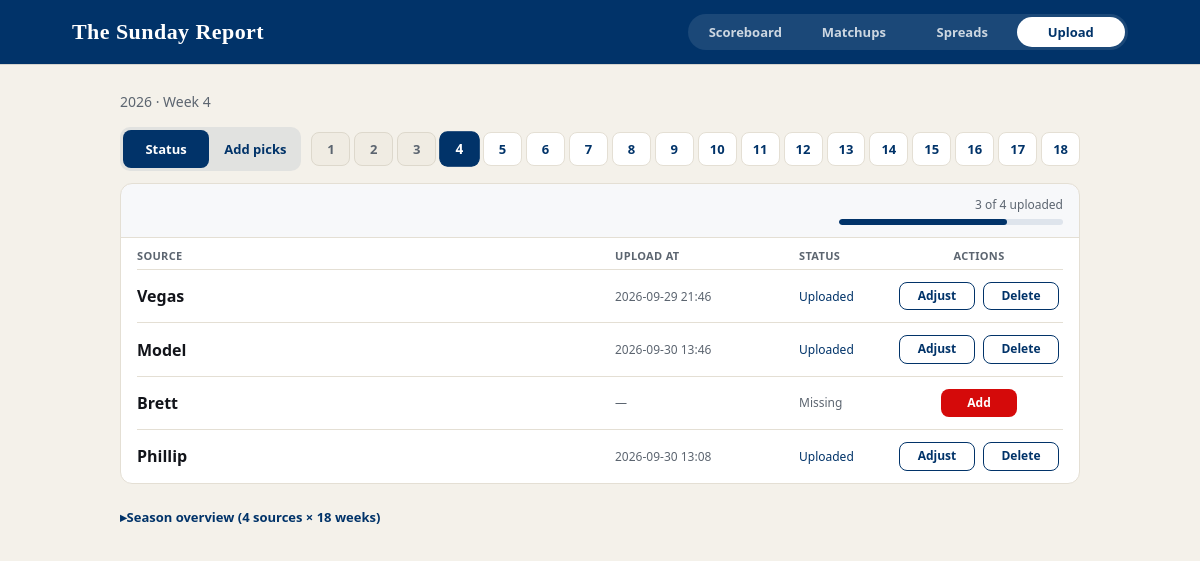
Screenshot of /upload with the database file from the repository.
### app/models.py (models this page shows)
class Base(DeclarativeBase):
    pass

class Pick(Base):
    __tablename__ = "picks"
    id: Mapped[int] = mapped_column(Integer, primary_key=True, autoincrement=True)
    matchup_id: Mapped[str] = mapped_column(
        String, ForeignKey("matchups.id"), nullable=False, index=True
    )
    spread: Mapped[float] = mapped_column(Float, nullable=False)  # home margin (vegas); 0 if decision-only
    decision: Mapped[str | None] = mapped_column(String, nullable=True)  # cover|points (model/user)
    source: Mapped[str] = mapped_column(String, nullable=False)  # vegas|user|model
    bookmaker: Mapped[str | None] = mapped_column(String, nullable=True)  # vegas only
    model_version: Mapped[str | None] = mapped_column(String, nullable=True)
    username: Mapped[str | None] = mapped_column(String, nullable=True)
    created_at: Mapped[datetime] = mapped_column(
        DateTime(timezone=True),
        nullable=False,
        default=lambda: datetime.now(timezone.utc),
    )
    matchup: Mapped[Matchup] = relationship(back_populates="picks")

### app/routers/upload.py (the view)
@router.get("/upload", response_class=HTMLResponse)
def upload_form(
    request: Request,
    conn: DbConn,
    flash: str = "",
    error: str = "",
    week: int | None = None,
    view: str = "status",
    slot: str = "",
    model_version: str = "",
    adjust: int = 0,
):
    return _render_upload(
        request,
        conn,
        flash=flash,
        error=error,
        week=week,
        view=view,
        slot=slot,
        model_version=model_version,
        adjust=adjust,
    )

### app/templates/upload.html (shortened to what this page needs)
{% extends "base.html" %}
{% block body %}
<div class="app-page upload-page">
{% include "partials/upload_panel.html" %}
</div>
{% endblock %}

### app/templates/partials/upload_status.html (shortened to what this page needs)
{% set uploaded_count = slot_rows|selectattr('uploaded')|list|length %}
<div class="status-week-block">
  <div class="status-week-head">
    <div class="status-week-meta">
      <span class="status-week-count">{{ uploaded_count }} of 4 uploaded</span>
      <div class="status-progress" role="progressbar" aria-valuenow="{{ uploaded_count }}" aria-valuemin="0" aria-valuemax="4" aria-label="Week upload progress">
        <span class="status-progress-fill" style="width: {{ (uploaded_count / 4 * 100) | round(1) }}%"></span>
      </div>
    </div>
  </div>
  <div class="slot-checklist-table">
  <div class="slot-checklist-head" aria-hidden="true">
    <span class="slot-col-source">Source</span>
    <span class="slot-col-at">Upload at</span>
    <span class="slot-col-status">Status</span>
    <span class="slot-col-actions">Actions</span>
  </div>
  <ul class="slot-checklist">
    {% for s in slot_rows %}
    <li class="slot-checklist-row{% if s.uploaded %} slot-checklist-done{% endif %}">
      <span class="slot-checklist-name slot-col-source">{{ s.label }}</span>
      <span class="slot-checklist-at slot-col-at mono">{% if s.uploaded_at %}{{ s.uploaded_at }}{% else %}—{% endif %}</span>
      <span class="slot-checklist-state slot-col-status">{% if s.uploaded %}Uploaded{% else %}Missing{% endif %}</span>
      <div class="slot-checklist-actions slot-col-actions">
        {% if s.uploaded %}
        <a class="btn btn-ghost btn-sm slot-action-btn"
          href="/upload?view=add&amp;week={{ week }}&amp;slot={{ s.key }}&amp;adjust=1"
          hx-get="/upload?view=add&amp;week={{ week }}&amp;slot={{ s.key }}&amp;adjust=1"
          hx-target="#upload-panel"
          hx-swap="outerHTML">Adjust</a>
        <form class="slot-delete" method="post" action="/upload/delete"
          onsubmit="return confirm('Delete {{ s.label }} picks for week {{ week }}?');">
          <button type="submit" class="btn btn-sm slot-action-btn btn-danger-ghost">Delete</button>
        </form>
        {% else %}
        <a class="btn btn-primary btn-sm slot-action-btn"
          href="/upload?view=add&amp;week={{ week }}&amp;slot={{ s.key }}"
          hx-get="/upload?view=add&amp;week={{ week }}&amp;slot={{ s.key }}"
          hx-target="#upload-panel"
          hx-swap="outerHTML"
          title="Add picks">Add</a>
        {% endif %}
      </div>
    </li>
    {% endfor %}
  </ul>
  </div>
</div>
<details class="status-season-details">
  <summary class="status-season-summary">Season overview (4 sources × 18 weeks)</summary>
</details>

### app/static/style.css (style rules this page uses)
:root { --navy: #013369; --navy-2: #0a4a8a; --red: #d50a0a; --red-2: #b00808; --paper: #f4f1ea; --card: #fffcf7; --fg: #12141a; --muted: #5c6570; --line: #e4dfd4; --stripe: #f0ece3; --top-h: 64px; }
* { box-sizing: border-box; }
body { margin: 0; background: var(--paper); color: var(--fg); font-family: system-ui, -apple-system, "Segoe UI", sans-serif; }
.app-page { max-width: 960px; margin: 0 auto; width: 100%; }
.mono { font-variant-numeric: tabular-nums; color: var(--muted); font-size: 12.5px; }
.btn, button { border: 1px solid transparent; padding: 9px 14px; font: inherit; font-size: 13px; font-weight: 650; cursor: pointer; width: fit-content; border-radius: 8px; text-decoration: none; display: inline-block; }
button.btn-primary, .btn-primary { background: var(--red); color: #fff; }
.btn-ghost, a.btn:not(.btn-primary), button:not(.btn-primary) { background: #fff; color: var(--navy); border-color: var(--navy); }
.btn-sm { padding: 6px 10px; font-size: 12px; }
.slot-delete { display: inline; margin: 0; }
.status-week-block { margin-top: 4px; border: 1px solid var(--line); border-radius: 12px; background: #fff; overflow: hidden; }
.status-week-head { display: flex; justify-content: flex-end; padding: 12px 16px; border-bottom: 1px solid var(--line); background: rgba(1, 51, 105, 0.03); }
.status-week-meta { width: 100%; max-width: 14rem; margin-left: auto; }
.status-week-count { display: block; font-size: 12px; color: var(--muted, #666); margin-bottom: 6px; text-align: right; }
.status-progress { height: 6px; border-radius: 999px; background: rgba(1, 51, 105, 0.1); overflow: hidden; }
.status-progress-fill { display: block; height: 100%; border-radius: 999px; background: var(--navy); }
.slot-checklist-table { display: grid; grid-template-columns: minmax(4.5rem, 1fr) 10.75rem 5.25rem 10.5rem; column-gap: 12px; padding: 0 16px; }
.slot-checklist { list-style: none; margin: 0; padding: 0; display: contents; }
.slot-checklist-head, .slot-checklist-row { display: grid; grid-column: 1 / -1; grid-template-columns: subgrid; align-items: center; }
.slot-checklist-head { padding: 10px 0 6px; font-size: 11px; font-weight: 650; text-transform: uppercase; letter-spacing: 0.03em; color: var(--muted, #666); border-bottom: 1px solid var(--line); }
.slot-checklist-row { padding: 12px 0; border-bottom: 1px solid var(--line); }
.slot-checklist-row:last-child { border-bottom: none; }
.slot-checklist-name { font-weight: 600; }
.slot-checklist-at { font-size: 12px; color: var(--muted, #666); white-space: nowrap; }
.slot-checklist-state { font-size: 12px; color: var(--muted, #666); }
.slot-checklist-done .slot-checklist-state { color: var(--navy); }
.slot-col-actions { justify-self: center; text-align: center; }
.slot-checklist-actions { display: flex; align-items: center; justify-content: center; gap: 8px; flex-wrap: nowrap; width: max-content; justify-self: center; }
.slot-checklist-actions .slot-delete { display: inline-flex; margin: 0; }
.slot-checklist-actions .slot-action-btn { min-width: 4.75rem; width: 4.75rem; padding: 6px 8px; font-size: 12px; font-weight: 650; box-sizing: border-box; display: inline-flex; align-items: center; justify-content: center; line-height: 1.2; }
.btn-danger-ghost { background: #fff; color: #a33; border: 1px solid #d4a0a0; }
.status-season-details { margin-top: 16px; }
.status-season-summary { cursor: pointer; font-size: 13px; font-weight: 600; color: var(--navy); padding: 8px 0; list-style: none; }
.status-season-summary::before { content: "▸ "; display: inline-block; transition: transform 0.15s ease; }

### rows the page displays
Pick: label "Vegas", uploaded_at "2026-09-29 21:46", shows "Uploaded"
Pick: label "Model", uploaded_at "2026-09-30 13:46", shows "Uploaded"
Pick: label "Phillip", uploaded_at "2026-09-30 13:08", shows "Uploaded"

### other values shown
{{ default_season }} "2026"
{{ week }} "4"
{{ w }} "1" "2" "3" "4" "5" "6" "7" "8" "9" "10" "11" "12" "13" "14" "15" "16" "17" "18"
{{ uploaded_count }} "3"
{{ s.label }} "Brett"
